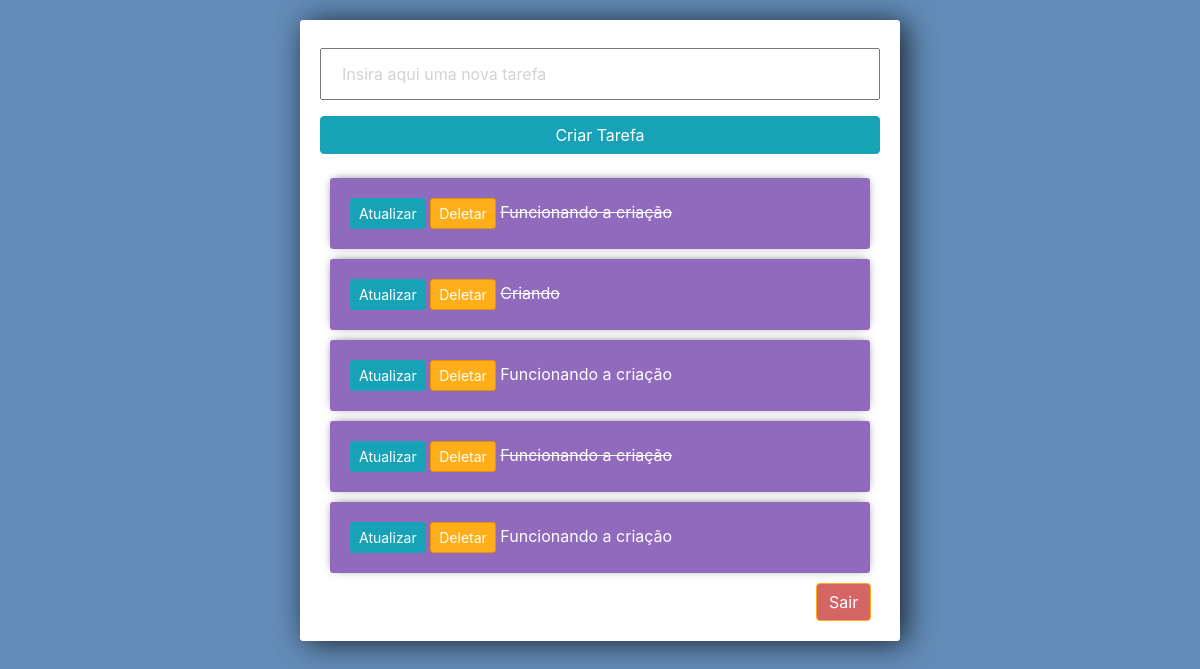
The app's page /lista_tarefas, older data.
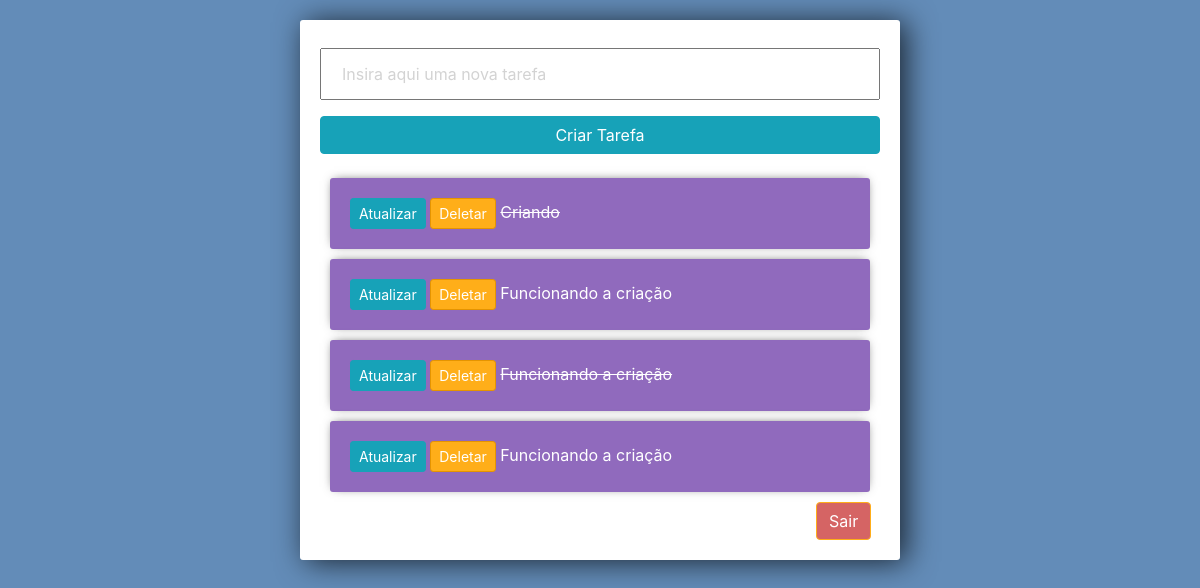
The same page, newer data.
### tarefas/models.py (models this page shows)
class Tarefa(models.Model):
    titulo = models.CharField(max_length=50)
    completa = models.BooleanField(default= False)
    criacao = models.DateTimeField(auto_now_add=True)
    def __str__(self):
        return self.titulo

### tarefas/views.py (the view)
# urls.py: path('lista_tarefas', views.lista, name="lista-tarefas"),
def lista(request):
    tarefas = Tarefa.objects.all()
    form = TarefaForm()
    if request.method == "POST":
        form = TarefaForm(request.POST)
        if form.is_valid():
            form.save()
        return redirect('lista-tarefas')
    context = {'tarefas': tarefas,'form':form}
    return render(request, 'tarefas/lista_tarefas.html', context)

### tarefas/forms.py
class TarefaForm(forms.ModelForm):
    titulo = forms.CharField(widget= forms.TextInput(attrs={'placeholder': 'Insira aqui uma nova tarefa'}))
    class Meta:
        model = Tarefa
        fields = '__all__'

### tarefas/templates/tarefas/lista_tarefas.html (shortened to what this page needs)
<link rel="stylesheet" href="https://stackpath.bootstrapcdn.com/bootstrap/4.4.1/css/bootstrap.min.css">
<div class="center-column">
    <form method="POST" action="lista_tarefas">
        {{form.titulo}}
        <input class="btn btn-info" type="submit" value="Criar Tarefa" name= "Criar Tarefa">
    </form>
    <div class="todo-list">
        {% for tarefa in tarefas %}
            <div class="item-row">
                <a class="btn btn-sm btn-info " href="{% url 'atualizar-tarefa' tarefa.id %}">Atualizar</a>
                <a class="btn btn-sm btn-danger" href="{% url 'deletar-tarefa' tarefa.id %}">Deletar</a>
                {% if tarefa.completa == True %}
                    <strike>{{tarefa}}</strike>
                {% else %}
                    <span>{{tarefa}}</span>
                {% endif %}
            </div>
        {% endfor %}
    </div>
    <a class="btn btn-danger btn-sair" href="registro/logout" >Sair</a>
</div>

Row changes from the older to the newer data that the page shows:
removed Tarefa: titulo "Funcionando a criação"
